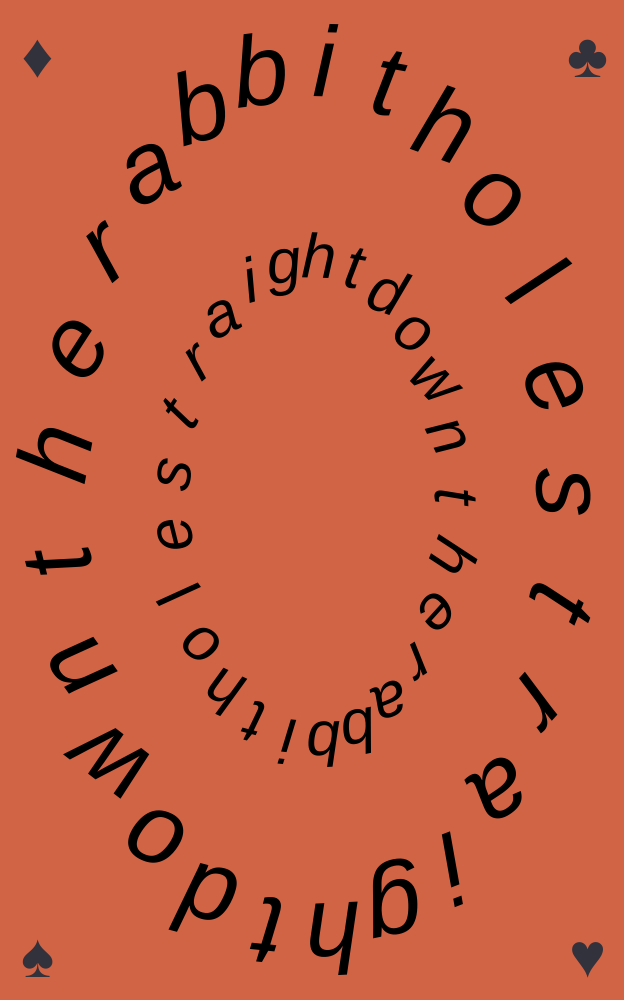
Frame 1 (no input)
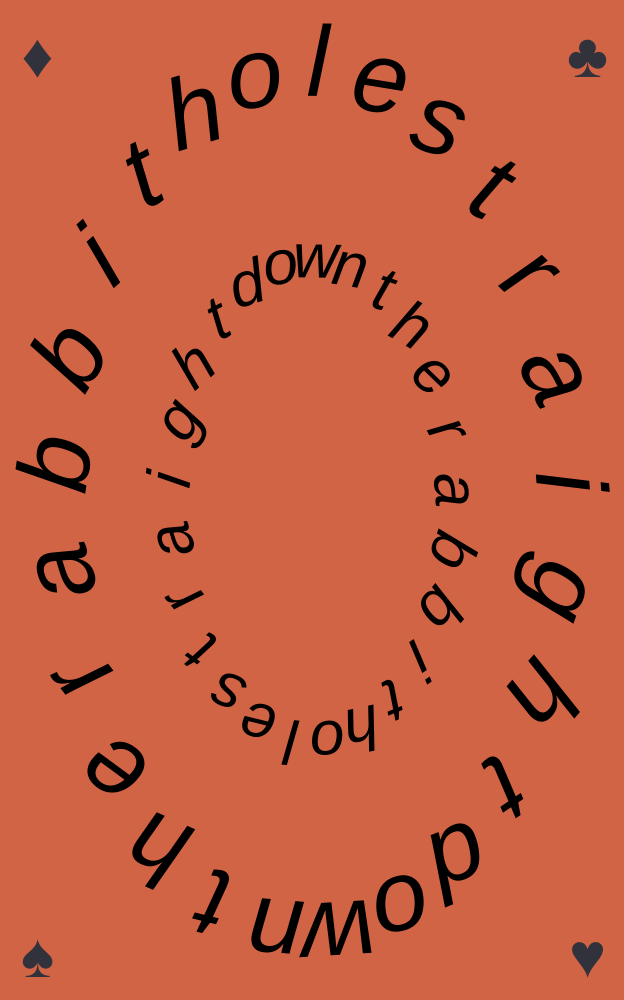
Frame 60 (no input)
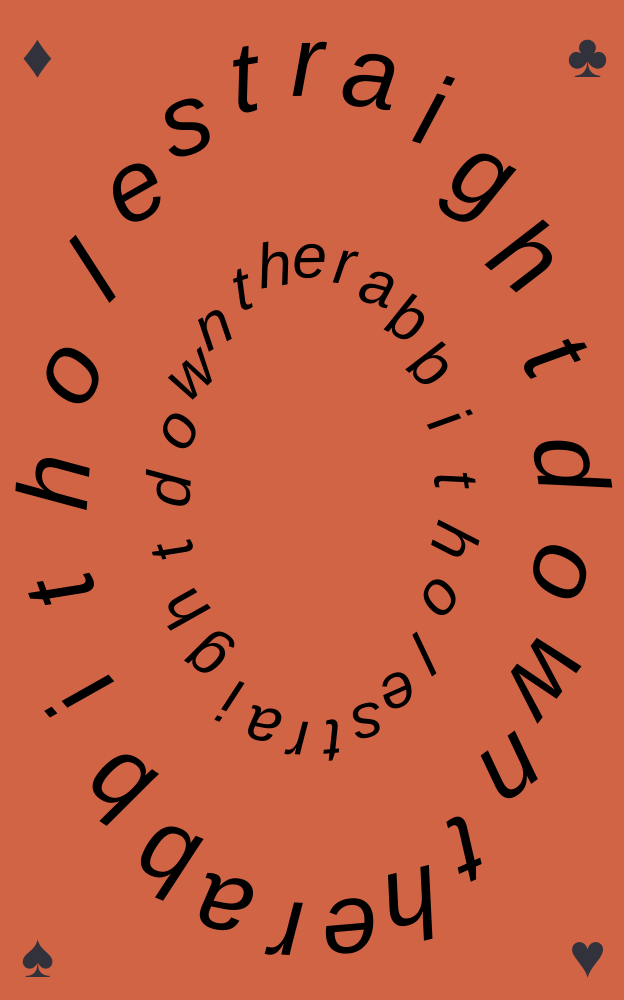
Frame 120 (the mouse pressed at the canvas centre since frame 60)

The p5.js sketch that drew these frames (run headless with seeded random() and noise() and a simulated clock; from frame 60 on, the mouse is pressed at the canvas centre):

// p5.js sketch
// ── sketch.js
// let canvas;
// let ctx;
// let ratio;

const numShapes = 6;
let shps = [];

// let loc;
// let tloc;
//
// let w, h; // substitute width and height

const msg = "straightdowntherabbithole";
// const str1 = "down, down, down. would the fall never come to an end!";
// const str2 = "down, down, down. there was nothing else to do, so alice soon began talking again.";

// let bgCol;
// let boxCol;
let boxCols = [];
// let txtCol;
// let boxShaCol;
// let txtShaCol;

// let speed;
// let totalFrames;


function setup() {
	ratio = 5 / 8;
	const dim = calcDimensionFromRatio(ratio);
	// 1080 x 1920 = 540 x 960 = 390 x 640
	canvas = createCanvas(dim.x, dim.y);
	canvas.position((windowWidth - canvas.width) / 2, (windowHeight - canvas.height) / 2);
	noSmooth();
	w = width;
	h = height;
	// colorMode(HSB, 360, 100, 100, 100);

	// ctx = canvas.drawingContext;

	for (let i = 0; i < numShapes; i++) {
		shps[i] = new Compound();
	}

	//	textFont('moderno - fb ');
	//	textFont('serif');

	//FONT_——————————————————————————————————————*#)!(#$*$#()@_#(*&$#*()))
	// textFont('moderno-fb');
	// textFont('moderno-fb');
	// textStyle(ITALIC);
	// textAlign(LEFT, TOP);
	// noStroke();

	loc = createVector(w / 2, h / 2);
	// tloc = loc.copy();
	// vel = createVector();
	// acc = createVector();

	bgCol = color(210, 100, 70);
	// boxCol = color(0, 0, 100);
	// boxCols[0] = color(0, 0, 0);
	//	boxCols[1] = color(310, 70, 100);
	//	boxCols[2] = color(120, 65, 95);
	//	boxCols[3] = color(0, 0, 100);
	//	boxCols[4] = color(310, 50, 100);
	// boxCols[1] = color(355, 70, 95);
	// boxCols[2] = color(120, 50, 95);
	// boxCols[3] = color(0, 0, 92);
	// boxCols[4] = color(60, 90, 95);
	// boxCols[5] = color(0, 0, 100);

	txtCol = color(0, 0, 0);
	// boxShaCol = color(0, 0, 0, 70);
	// txtShaCol = color(0, 0, 0, 30);

	totalFrames = 30 * 12; // 12 seconds at 30fps

	/***************************************** device orientation test **********/
	// createPermissionModal(); // hidden by default
	// let permissionGranted = false;
	// let nonios13device = false;
	// let permissionModal;
	//	let rotationX = 0;
	//	let rotationY = 0; // for device orientation event

	if (typeof (DeviceOrientationEvent) !== 'undefined' && typeof (DeviceOrientationEvent.requestPermission) === 'function') {
		DeviceOrientationEvent.requestPermission()
			.catch(() => {
				// show permission dialog only the first time
				// permissionModal = document.querySelector('.permission-modal-container');
				// permissionModal.style.display = 'block';

				// const cancelButton = document.querySelector('#button-cancel');
				cancelButton.addEventListener('click', function () {
					// permissionModal.remove();
				})
				// const allowButton = document.querySelector('#button-allow');
				// allowButton.addEventListener('click', onAskButtonClicked);

				// throw error; // keep the promise chain as rejected
			})
			.then(() => {
				// this runs on subsequent visits
				// permissionGranted = true;
			})
	// } else {
		// it's up to you how to handle non ios 13 devices
		// nonios13device = true;
		// console.log('non iOS 13 device is being used.');
	}

	// will handle first time visiting to grant access
	function onAskButtonClicked() {
		// permissionModal.remove();
		DeviceOrientationEvent.requestPermission().then(response => {
			if (response === 'granted') {
				// permissionGranted = true;
			// } else {
				// permissionGranted = false;
			}
		}).catch(console.error);
	}
}

function draw() {
	background(bgCol);
	noStroke();

	//
	// fill(50, 30, 40);
	// let rnum = 0;
	// for (let j = 0; j < h; j += h / 20) {
	// 	for (let i = 0; i < w; i += w / 10) {
	// 		if (rnum % 2 == 0) ellipse(i, j, 20, 20);
	// 		else ellipse(i + w / 20, j, 20, 20);
	// 	}
	// 	rnum++;
	// }

	speed = frameCount / totalFrames * TWO_PI;
	//
	// if (mouseIsPressed) {
	// 	tloc.x = mouseX;
	// 	tloc.y = mouseY;
	// } else {
	// 	// for mobile
	// 	tloc.x = w / 2 + constrain(map(rotationY, -30, 30, -w / 2, w / 2), -w / 2, w / 2);
	// 	tloc.y = h / 2 + constrain(map(rotationX, -30, 30, -h / 2, h / 2), -h / 2, h / 2);
	// }
	// loc.x = lerp(loc.x, tloc.x, .1);
	// loc.y = lerp(loc.y, tloc.y, .1);


	// ctx.shadowColor = txtShaCol;
	// ctx.shadowBlur = w * .02;
	// ctx.shadowOffsetX = (w / 2 - loc.x) * .5;
	// ctx.shadowOffsetY = (h / 2 - loc.y) * .5;
	push();
	// translate(w / 2, h / 2);
	// fill(txtCol);
	// textCircle(h * .09, h * .09, w * .05);
	// pop();

	const bw = w - (w * .125); // first box width
	const bh = h - (w * .125); // first box height

	for (let i = numShapes - 1; i >= 0; i--) {
		const lx = lerp(w / 2, loc.x, i / numShapes);
		const ly = lerp(h / 2, loc.y, i / numShapes);
		let shp = shps[i];
		shp.setContourRect(lx, ly, bw - (i * w * .13), bh - (i * h * .13));

		// ctx.shadowColor = boxShaCol;
		// ctx.shadowBlur = w * .1;
		// ctx.shadowOffsetX = 0;
		// ctx.shadowOffsetY = 0;
		// //		fill(boxCol);
		// fill(90 + i * 20, i * 20, 100 - i * 6);
		// //		fill(boxCols[i]);
		// //		if (i == 0) fill(txtCol);
		// shp.display();
		//
		// ctx.shadowColor = txtShaCol;
		// ctx.shadowBlur = w * .02;
		// ctx.shadowOffsetX = (w / 2 - loc.x) * .35;
		// ctx.shadowOffsetY = (h / 2 - loc.y) * .35;
		// fill(txtCol);

		push();
		translate(w / 2, h / 2);
		fill(txtCol);
		if (i == 1) {
			textCircle(h * .36, h * .36, w * .16); //.14
		} else if (i == 3) {
			textCircle(h * .2, h * .2, w * .1); // .1
		}
		pop();
	}

	// ctx.shadowColor = 'transparent';
	//
	// textSize(w * .033);
	// textAlign(CENTER, TOP);
	// textStyle(ITALIC);
	// fill(50, 20, 70);
	//
	// const toffx = w * .013;
	// const toffy = w * .013;
	//
	// push();
	// translate(w * .5, toffy);
	// text(str1, 0, 0);
	// pop();
	//
	// push();
	// translate(w - toffx, h * .5);
	// rotate(PI / 2);
	// text(str2, 0, 0);
	// pop();
	//
	// push();
	// translate(w * .5, h - toffy);
	// rotate(PI);
	// text(str1, 0, 0);
	// pop();
	//
	// push();
	// translate(toffy, h * .5);
	// rotate(-PI / 2);
	// text(str2, 0, 0);
	// pop();
	//
	// stroke(50, 20, 70);
	// line(w * .15, h * .032, w - w * .15, h * .032); // t
	// line(w * .952, h * .18, w * .952, h - h * .18); // r
	// line(w * .15, h - h * .032, w - w * .15, h - h * .032); // b
	// line(w - w * .952, h * .18, w - w * .952, h - h * .18); // l


	/*
	heart: ♥ Unicode: U+2665 U+FE0F,
	club: ♣ Unicode: U+2663 U+FE0F,
	spade: ♠ Unicode: U+2660 U+FE0F,
	diamond: ♦ Unicode: U+2666 U+FE0F,
	*/
	textStyle(NORMAL);
	textSize(w * .1);
	textAlign(CENTER, CENTER);
	//	fill(50, 80, 95);
	fill(50, 50, 60);
	text('\u2666', w * .06, h * .06); // diamond
	//	fill(0, 90, 90);
	text('\u2665', w - w * .06, h - h * .04); // heart
	//	fill(110, 75, 90);
	text('\u2663', w - w * .06, h * .06); // club
	//	fill(230, 85, 90);
	text('\u2660', w * .06, h - h * .04); // spade

	//	if (frameCount % 15 == 0) console.log(frameRate());
}

function textCircle(wi, hi, tsz) {
	textAlign(CENTER, CENTER);
	textStyle(ITALIC);
	for (let i = 0; i < msg.length; i++) {
		const x = .7 * cos(i * TWO_PI / msg.length - speed) * wi;
		const y = 1.2 * sin(i * TWO_PI / msg.length - speed) * hi;
		push();
		translate(x, y);
		const angle = atan2(y, x);
		rotate(PI / 2 + angle);
		textSize(tsz);
		text(msg[(i + floor(tsz)) % msg.length], 0, 0);
		pop();
	}
}

function calcDimensionFromRatio(ratio) {
	const curRatio = windowWidth / windowHeight;
	let sz = createVector();
	if (curRatio > ratio) { // wide
		sz.y = windowHeight;
		sz.x = sz.y * ratio;
	} else { // tall
		// sz.x = windowWidth;
		// sz.y = sz.x * 1 / ratio;
	}
	return createVector(sz.x, sz.y);
}

function windowResized() {
	// const dim = calcDimensionFromRatio(ratio);
	// resizeCanvas(dim.x, dim.y);
	// canvas.position((windowWidth - canvas.width) / 2, (windowHeight - canvas.height) / 2);
	// w = width;
	// h = height;
}

class Compound {
	constructor() {
		this.ct = createVector(); // center
		this.ctrW = 0;
		this.ctrH = 0;
	}

	setContourRect(cx, cy, w, h) {
		// this.ct.x = cx;
		// this.ct.y = cy;
		// this.ctrW = w;
		// this.ctrH = h;
	}

	display() {
		// for contour corner points
		// const offx = this.ctrW * .1;
		// const offy = this.ctrW * .1;

		beginShape();
		// vertex(0, 0);
		// vertex(width, 0);
		// vertex(width, height);
		// vertex(0, height);

		beginContour();
		// vertex(this.ct.x - this.ctrW / 2, this.ct.y);
		// bezierVertex(this.ct.x - this.ctrW / 2, this.ct.y + this.ctrH / 2 - offy, this.ct.x - this.ctrW / 2, this.ct.y + this.ctrH / 2 - offy, this.ct.x - this.ctrW / 2 + offx, this.ct.y + this.ctrH / 2 - offy);
		// bezierVertex(this.ct.x - this.ctrW / 2 + offx, this.ct.y + this.ctrH / 2, this.ct.x - this.ctrW / 2 + offx, this.ct.y + this.ctrH / 2, this.ct.x, this.ct.y + this.ctrH / 2);
		// bezierVertex(this.ct.x + this.ctrW / 2 - offx, this.ct.y + this.ctrH / 2, this.ct.x + this.ctrW / 2 - offx, this.ct.y + this.ctrH / 2, this.ct.x + this.ctrW / 2 - offx, this.ct.y + this.ctrH / 2 - offy);
		// bezierVertex(this.ct.x + this.ctrW / 2, this.ct.y + this.ctrH / 2 - offy, this.ct.x + this.ctrW / 2, this.ct.y + this.ctrH / 2 - offy, this.ct.x + this.ctrW / 2, this.ct.y);
		// bezierVertex(this.ct.x + this.ctrW / 2, this.ct.y - this.ctrH / 2 + offy, this.ct.x + this.ctrW / 2, this.ct.y - this.ctrH / 2 + offy, this.ct.x + this.ctrW / 2 - offx, this.ct.y - this.ctrH / 2 + offy);
		// bezierVertex(this.ct.x + this.ctrW / 2 - offx, this.ct.y - this.ctrH / 2, this.ct.x + this.ctrW / 2 - offx, this.ct.y - this.ctrH / 2, this.ct.x, this.ct.y - this.ctrH / 2);
		// bezierVertex(this.ct.x - this.ctrW / 2 + offx, this.ct.y - this.ctrH / 2, this.ct.x - this.ctrW / 2 + offx, this.ct.y - this.ctrH / 2, this.ct.x - this.ctrW / 2 + offx, this.ct.y - this.ctrH / 2 + offy);
		// bezierVertex(this.ct.x - this.ctrW / 2, this.ct.y - this.ctrH / 2 + offy, this.ct.x - this.ctrW / 2, this.ct.y - this.ctrH / 2 + offy, this.ct.x - this.ctrW / 2, this.ct.y);
		// endContour();

		// endShape();
	}
}
